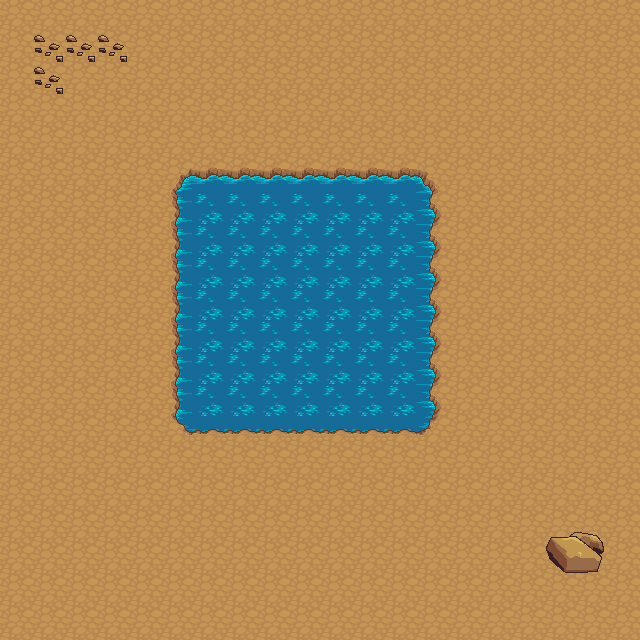

A 2D game scene composited from a Tiled map and its tileset images. What follows is a short description and the map's XML, with every tile layer's data as written:
An orthogonal 20x20 tile map with 32x32 px tiles, 3 tile layers (0, Tile Layer 1, Tile Layer 2).

<map version="1.2" tiledversion="1.2.3" orientation="orthogonal" renderorder="left-down" width="20" height="20" tilewidth="32" tileheight="32" infinite="0" nextlayerid="4" nextobjectid="1">
 <tileset firstgid="1" name="terrain" tilewidth="32" tileheight="32" tilecount="1024" columns="32">
  <image source="terrain.png" width="1024" height="1024" />
  <tile id="193" type="blocked" />
  <tile id="194" type="blocked" />
  <tile id="195" type="blocked" />
  <tile id="196" type="blocked" />
  <tile id="197" type="blocked" />
  <tile id="199" type="blocked" />
  <tile id="200" type="blocked" />
  <tile id="225" type="blocked" />
  <tile id="226" type="blocked" />
  <tile id="227" type="blocked" />
  <tile id="228" type="blocked" />
  <tile id="229" type="blocked" />
  <tile id="231" type="blocked" />
  <tile id="232" type="blocked" />
  <tile id="256" type="blocked" />
  <tile id="257" type="blocked" />
  <tile id="258" type="blocked" />
  <tile id="259" type="blocked" />
  <tile id="260" type="blocked" />
  <tile id="261" type="blocked" />
  <tile id="262" type="blocked" />
  <tile id="263" type="blocked" />
  <tile id="264" type="blocked" />
  <tile id="288" type="blocked" />
  <tile id="289" type="blocked" />
  <tile id="290" type="blocked" />
  <tile id="291" type="blocked" />
  <tile id="292" type="blocked" />
  <tile id="293" type="blocked" />
  <tile id="294" type="blocked" />
  <tile id="295" type="blocked" />
  <tile id="296" type="blocked" />
  <tile id="320" type="blocked" />
  <tile id="321" type="blocked" />
  <tile id="322" type="blocked" />
  <tile id="323" type="blocked" />
  <tile id="324" type="blocked" />
  <tile id="325" type="blocked" />
  <tile id="326" type="blocked" />
  <tile id="327" type="blocked" />
  <tile id="328" type="blocked" />
  <tile id="463" type="blocked" />
  <tile id="464" type="blocked" />
  <tile id="465" type="blocked" />
  <tile id="495" type="blocked" />
  <tile id="496" type="blocked" />
  <tile id="497" type="blocked" />
  <tile id="527" type="blocked" />
  <tile id="528" type="blocked" />
  <tile id="529" type="blocked" />
 </tileset>
 <layer id="3" name="0" width="20" height="20">
  <data encoding="csv">
0,0,0,0,0,0,0,0,0,0,0,0,0,0,0,0,0,0,0,0,
0,0,0,0,0,0,0,0,0,0,0,0,0,0,0,0,0,0,0,0,
0,0,0,0,0,0,0,0,0,0,0,0,0,0,0,0,0,0,0,0,
0,0,0,0,0,0,0,0,0,0,0,0,0,0,0,0,0,0,0,0,
0,0,0,0,0,0,0,0,0,0,0,0,0,0,0,0,0,0,0,0,
0,0,0,0,0,0,0,0,0,0,0,0,0,0,0,0,0,0,0,0,
0,0,0,0,0,0,0,0,0,0,0,0,0,0,0,0,0,0,0,0,
0,0,0,0,0,0,0,0,0,0,0,0,0,0,0,0,0,0,0,0,
0,0,0,0,0,0,0,0,0,0,0,0,0,0,0,0,0,0,0,0,
0,0,0,0,0,0,0,0,0,0,0,0,0,0,0,0,0,0,0,0,
0,0,0,0,0,0,0,0,0,0,0,0,0,0,0,0,0,0,0,0,
0,0,0,0,0,0,0,0,0,0,0,0,0,0,0,0,0,0,0,0,
0,0,0,0,0,0,0,0,0,0,0,0,0,0,0,0,0,0,0,0,
0,0,0,0,0,0,0,0,0,0,0,0,0,0,0,0,0,0,0,0,
0,0,0,0,0,0,0,0,0,0,0,0,0,0,0,0,0,0,0,0,
0,0,0,0,0,0,0,0,0,0,0,0,0,0,0,0,0,0,0,0,
0,0,0,0,0,0,0,0,0,0,0,0,0,0,0,0,0,0,0,0,
0,0,0,0,0,0,0,0,0,0,0,0,0,0,0,0,0,0,0,0,
0,0,0,0,0,0,0,0,0,0,0,0,0,0,0,0,0,0,0,0,
0,0,0,0,0,0,0,0,0,0,0,0,0,0,0,0,0,0,0,0
</data>
 </layer>
 <layer id="1" name="Tile Layer 1" width="20" height="20">
  <data encoding="csv">
98,98,98,98,98,98,98,98,98,98,98,98,98,98,98,98,98,98,98,98,
98,98,98,98,98,98,98,98,98,98,98,98,98,98,98,98,98,98,98,98,
98,98,98,98,98,98,98,98,98,98,98,98,98,98,98,98,98,98,98,98,
98,98,98,98,98,98,98,98,98,98,98,98,98,98,98,98,98,98,98,98,
98,98,98,98,98,98,98,98,98,98,98,98,98,98,98,98,98,98,98,98,
98,98,98,98,98,98,98,98,98,98,98,98,98,98,98,98,98,98,98,98,
98,98,98,98,98,98,98,98,98,98,98,98,98,98,98,98,98,98,98,98,
98,98,98,98,98,98,98,98,98,98,98,98,98,98,98,98,98,98,98,98,
98,98,98,98,98,98,98,98,98,98,98,98,98,98,98,98,98,98,98,98,
98,98,98,98,98,98,98,98,98,98,98,98,98,98,98,98,98,98,98,98,
98,98,98,98,98,98,98,98,98,98,98,98,98,98,98,98,98,98,98,98,
98,98,98,98,98,98,98,98,98,98,98,98,98,98,98,98,98,98,98,98,
98,98,98,98,98,98,98,98,98,98,98,98,98,98,98,98,98,98,98,98,
98,98,98,98,98,98,98,98,98,98,98,98,98,98,98,98,98,98,98,98,
98,98,98,98,98,98,98,98,98,98,98,98,98,98,98,98,98,98,98,98,
98,98,98,98,98,98,98,98,98,98,98,98,98,98,98,98,98,98,98,98,
98,98,98,98,98,98,98,98,98,98,98,98,98,98,98,98,98,98,98,98,
98,98,98,98,98,98,98,98,98,98,98,98,98,98,98,98,98,98,98,98,
98,98,98,98,98,98,98,98,98,98,98,98,98,98,98,98,98,98,98,98,
98,98,98,98,98,98,98,98,98,98,98,98,98,98,98,98,98,98,98,98
</data>
 </layer>
 <layer id="2" name="Tile Layer 2" width="20" height="20">
  <data encoding="csv">
0,0,0,0,0,0,0,0,0,0,0,0,0,0,0,0,0,0,0,0,
0,606,606,606,0,0,0,0,0,0,0,0,0,0,0,0,0,0,0,0,
0,606,0,0,0,0,0,0,0,0,0,0,0,0,0,0,0,0,0,0,
0,0,0,0,0,0,0,0,0,0,0,0,0,0,0,0,0,0,0,0,
0,0,0,0,0,0,0,0,0,0,0,0,0,0,0,0,0,0,0,0,
0,0,0,0,0,92,93,93,93,93,93,93,93,94,0,0,0,0,0,0,
0,0,0,0,0,124,189,189,189,189,189,189,189,126,0,0,0,0,0,0,
0,0,0,0,0,124,189,189,189,189,189,189,189,126,0,0,0,0,0,0,
0,0,0,0,0,124,189,189,189,189,189,189,189,126,0,0,0,0,0,0,
0,0,0,0,0,124,189,189,189,189,189,189,189,126,0,0,0,0,0,0,
0,0,0,0,0,124,189,189,189,189,189,189,189,126,0,0,0,0,0,0,
0,0,0,0,0,124,189,189,189,189,189,189,189,126,0,0,0,0,0,0,
0,0,0,0,0,124,189,189,189,189,189,189,189,126,0,0,0,0,0,0,
0,0,0,0,0,156,157,157,157,157,157,157,157,158,0,0,0,0,0,0,
0,0,0,0,0,0,0,0,0,0,0,0,0,0,0,0,0,0,0,0,
0,0,0,0,0,0,0,0,0,0,0,0,0,0,0,0,0,0,0,0,
0,0,0,0,0,0,0,0,0,0,0,0,0,0,0,0,0,635,636,0,
0,0,0,0,0,0,0,0,0,0,0,0,0,0,0,0,0,667,668,0,
0,0,0,0,0,0,0,0,0,0,0,0,0,0,0,0,0,0,0,0,
0,0,0,0,0,0,0,0,0,0,0,0,0,0,0,0,0,0,0,0
</data>
 </layer>
</map>
